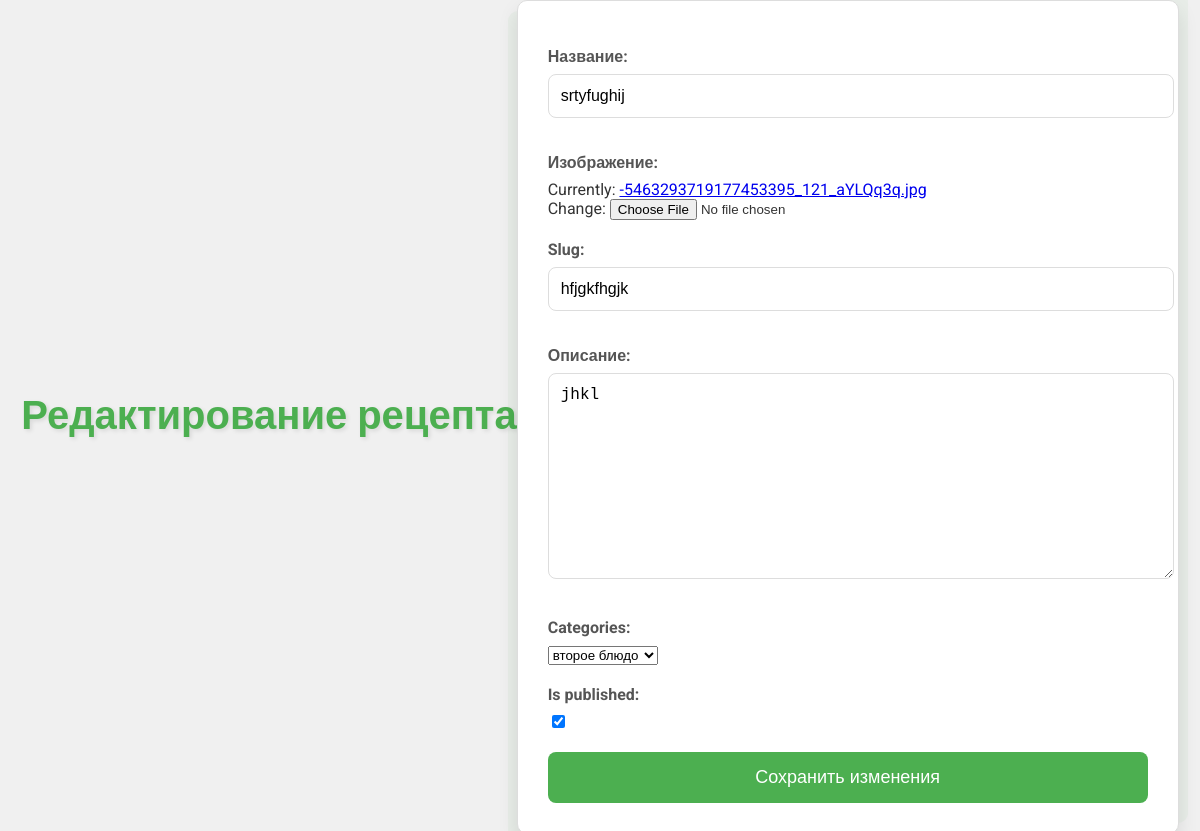
Page /edit/edit_recipes/2/ (signed in) on the committed database.
### recipes/models.py (models this page shows, shortened)
class Add_a_recipe_Model(models.Model):
    title = models.CharField('Название', max_length=255)
    img = models.ImageField('Изображение')
    slug = models.SlugField(unique=True, max_length=255)
    content = models.TextField('Описание')
    created_on = models.DateTimeField('Дата', auto_now_add=True)
    author = models.ForeignKey(User, on_delete=models.CASCADE)
    categories = models.ForeignKey(Categories, on_delete=models.CASCADE)
    is_published = models.BooleanField(default=False)

### recipes/views.py (the view)
# urls.py: path('edit/edit_recipes/<int:recipes_id>/', views.edit_recipes, name='edit_recipes'),
@login_required
def edit_recipes(request, recipes_id):
    logger.debug(f"Fetching recipe with ID: {recipes_id}")
    recipes = get_object_or_404(Add_a_recipe_Model, id=recipes_id)
    if request.user != recipes.author:
        logger.info(f"Unauthorized attempt to edit by {request.user}")
        return HttpResponse('You are not allowed to edit this recipe.')
    if request.method == 'POST':
        form = Add_a_recipe_Form(request.POST, request.FILES, instance=recipes)
        if form.is_valid():
            form.save()
            return redirect('profile')
    else:
        form = Add_a_recipe_Form(instance=recipes)
    return render(request, 'edit_recipes.html', {'form': form})

### recipes/forms.py (shortened to what this page needs)
class Add_a_recipe_Form(forms.ModelForm):
    class Meta:
        model = Add_a_recipe_Model
        fields = '__all__'
        exclude = ['author']

### recipes/models.py (called while the page is built)
    def __str__(self):
        return self.name

### templates/edit_recipes.html (shortened to what this page needs)
{% load static %}
<!DOCTYPE html>
<html lang="ru">
<head>
</head>
<body>
    <h1>Редактирование рецепта</h1>
    <form method="post" enctype="multipart/form-data">
        {{ form.as_p }}
        <button type="submit">Сохранить изменения</button>
    </form>
</body>
</html>

### templates/edit_recipes.html (style rules this page uses)
body { font-family: 'Roboto', sans-serif; background: #f0f0f0; color: #333; margin: 0; padding: 0; display: flex; justify-content: center; align-items: center; min-height: 100vh; }
h1 { text-align: center; color: #4caf50; margin-bottom: 30px; font-size: 2.5em; text-shadow: 2px 2px 4px rgba(0, 0, 0, 0.1); }
form { max-width: 600px; width: 100%; padding: 30px; background: #ffffff; border-radius: 10px; box-shadow: 0 10px 20px rgba(0, 0, 0, 0.1); border: 1px solid #ddd; position: relative; }
form::before, form::after { content: ''; position: absolute; width: 100%; height: 100%; background: rgba(76, 175, 80, 0.05); border-radius: 10px; transition: transform 0.5s ease; }
form::before { top: -10px; right: -10px; z-index: -1; }
form::after { bottom: -10px; left: -10px; z-index: -1; }
form p { margin-bottom: 20px; }
label { font-weight: bold; display: block; margin-bottom: 8px; color: #555; }
input[type="text"], input[type="email"], input[type="password"], textarea { width: 100%; padding: 12px; margin-bottom: 15px; border: 1px solid #ddd; border-radius: 8px; transition: border-color 0.3s ease, box-shadow 0.3s ease; font-size: 16px; }
button[type="submit"] { width: 100%; padding: 15px; background: #4caf50; color: #fff; border: none; border-radius: 8px; font-size: 18px; cursor: pointer; transition: background-color 0.3s ease, transform 0.3s ease, box-shadow 0.3s ease; }

### rows in the picture
Add_a_recipe_Model: title "srtyfughij", slug "hfjgkfhgjk", content "jhkl", categories "второе блюдо", is_published "☑"
